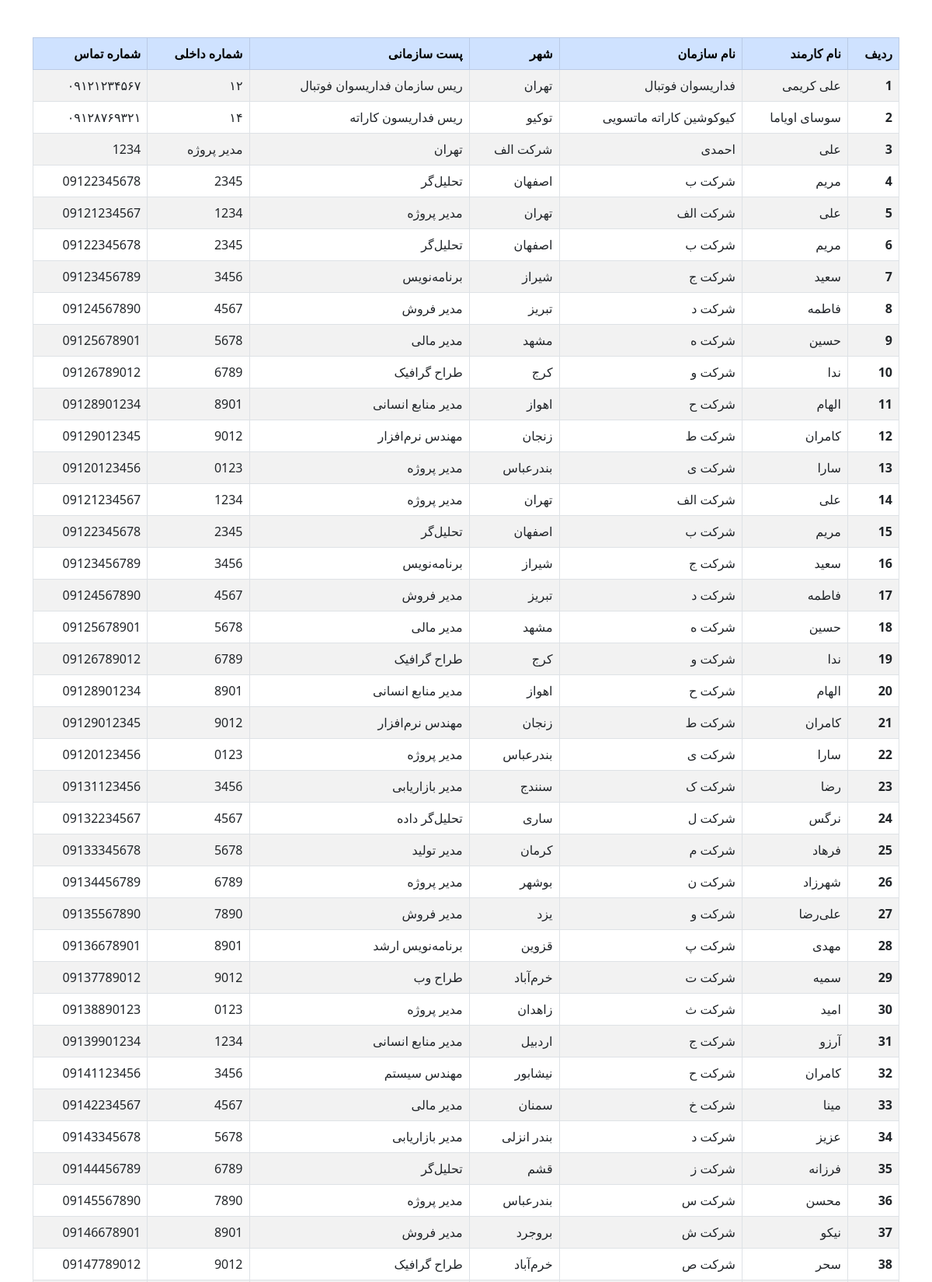
The page / (upper part) on the database its author committed.
### contact/models.py (models this page shows, shortened)
class Contact(models.Model):
    employee_name = models.CharField(max_length=128)
    company_name = models.CharField(max_length=128)
    city = models.CharField(max_length=50)
    org_position = models.CharField(max_length=128)
    interal_phone =  models.CharField(max_length=5)
    phone =  models.CharField(max_length=20)

### contact/views.py (the view)
# urls.py: path("", views.index, name="home"),
def index(request):
    contacts = Contact.objects.all()
    table_header = [
        "نام کارمند",
        "نام سازمان",
        "شهر",
        "پست سازمانی",
        "شماره داخلی",
        "شماره تماس",
    ]
    return render(
        request,
        "contact/index.html",
        {"contacts": contacts, "table_header": table_header},
    )

### templates/contact/index.html (shortened to what this page needs)
<!DOCTYPE html>
<html lang="fa" dir="rtl">
<head>
    <link rel="stylesheet" href="https://cdn.jsdelivr.net/npm/bootstrap@5.0.2/dist/css/bootstrap.rtl.min.css">
</head>
<body>
<section class="container mt-5 ">
    <table class="table table-bordered table-striped">
        <thead>
            <tr class="table-primary">
                <th scope="col">ردیف</th>
                {% for header in table_header %}
                    <th scope="col">{{ header }} </th>
                {% endfor %}
            </tr>
        </thead>
        <tbody>
            {% for contact in contacts %}
            <tr>
                <th scope="row">{{ forloop.counter }}</th>
                <td>{{ contact.employee_name}}</td>
                <td>{{ contact.company_name }}</td>
                <td>{{ contact.city }}</td>
                <td>{{ contact.org_position }}</td>
                <td>{{ contact.interal_phone }}</td>
                <td>{{ contact.phone }}</td>
            </tr>
            {% endfor %}
        </tbody>
    </table>
</section>
</body>
</html>

### rows shown on the page
Contact: employee_name "علی کریمی", company_name "فداریسوان فوتبال", city "تهران", org_position "ریس سازمان فداریسوان فوتبال", interal_phone "۱۲", phone "۰۹۱۲۱۲۳۴۵۶۷"
Contact: employee_name "سوسای اویاما", company_name "کیوکوشین کاراته ماتسویی", city "توکیو", org_position "ریس فداریسون کاراته", interal_phone "۱۴", phone "۰۹۱۲۸۷۶۹۳۲۱"
Contact: employee_name "علی", company_name "احمدی", city "شرکت الف", org_position "تهران", interal_phone "مدیر پروژه", phone "1234"
Contact: employee_name "مریم", company_name "شرکت ب", city "اصفهان", org_position "تحلیل‌گر", interal_phone "2345", phone "09122345678"
Contact: employee_name "علی", company_name "شرکت الف", city "تهران", org_position "مدیر پروژه", interal_phone "1234", phone "09121234567"
Contact: employee_name "مریم", company_name "شرکت ب", city "اصفهان", org_position "تحلیل‌گر", interal_phone "2345", phone "09122345678"
Contact: employee_name "سعید", company_name "شرکت ج", city "شیراز", org_position "برنامه‌نویس", interal_phone "3456", phone "09123456789"
Contact: employee_name "فاطمه", company_name "شرکت د", city "تبریز", org_position "مدیر فروش", interal_phone "4567", phone "09124567890"
Contact: employee_name "حسین", company_name "شرکت ه", city "مشهد", org_position "مدیر مالی", interal_phone "5678", phone "09125678901"
Contact: employee_name "ندا", company_name "شرکت و", city "کرج", org_position "طراح گرافیک", interal_phone "6789", phone "09126789012"
Contact: employee_name "الهام", company_name "شرکت ح", city "اهواز", org_position "مدیر منابع انسانی", interal_phone "8901", phone "09128901234"
Contact: employee_name "کامران", company_name "شرکت ط", city "زنجان", org_position "مهندس نرم‌افزار", interal_phone "9012", phone "09129012345"
Contact: employee_name "سارا", company_name "شرکت ی", city "بندرعباس", org_position "مدیر پروژه", interal_phone "0123", phone "09120123456"
Contact: employee_name "علی", company_name "شرکت الف", city "تهران", org_position "مدیر پروژه", interal_phone "1234", phone "09121234567"
Contact: employee_name "مریم", company_name "شرکت ب", city "اصفهان", org_position "تحلیل‌گر", interal_phone "2345", phone "09122345678"
Contact: employee_name "سعید", company_name "شرکت ج", city "شیراز", org_position "برنامه‌نویس", interal_phone "3456", phone "09123456789"
Contact: employee_name "فاطمه", company_name "شرکت د", city "تبریز", org_position "مدیر فروش", interal_phone "4567", phone "09124567890"
Contact: employee_name "حسین", company_name "شرکت ه", city "مشهد", org_position "مدیر مالی", interal_phone "5678", phone "09125678901"
Contact: employee_name "ندا", company_name "شرکت و", city "کرج", org_position "طراح گرافیک", interal_phone "6789", phone "09126789012"
Contact: employee_name "الهام", company_name "شرکت ح", city "اهواز", org_position "مدیر منابع انسانی", interal_phone "8901", phone "09128901234"
Contact: employee_name "کامران", company_name "شرکت ط", city "زنجان", org_position "مهندس نرم‌افزار", interal_phone "9012", phone "09129012345"
Contact: employee_name "سارا", company_name "شرکت ی", city "بندرعباس", org_position "مدیر پروژه", interal_phone "0123", phone "09120123456"
Contact: employee_name "رضا", company_name "شرکت ک", city "سنندج", org_position "مدیر بازاریابی", interal_phone "3456", phone "09131123456"
Contact: employee_name "نرگس", company_name "شرکت ل", city "ساری", org_position "تحلیل‌گر داده", interal_phone "4567", phone "09132234567"
Contact: employee_name "فرهاد", company_name "شرکت م", city "کرمان", org_position "مدیر تولید", interal_phone "5678", phone "09133345678"
Contact: employee_name "شهرزاد", company_name "شرکت ن", city "بوشهر", org_position "مدیر پروژه", interal_phone "6789", phone "09134456789"
Contact: employee_name "علی‌رضا", company_name "شرکت و", city "یزد", org_position "مدیر فروش", interal_phone "7890", phone "09135567890"
Contact: employee_name "مهدی", company_name "شرکت پ", city "قزوین", org_position "برنامه‌نویس ارشد", interal_phone "8901", phone "09136678901"
Contact: employee_name "سمیه", company_name "شرکت ت", city "خرم‌آباد", org_position "طراح وب", interal_phone "9012", phone "09137789012"
Contact: employee_name "امید", company_name "شرکت ث", city "زاهدان", org_position "مدیر پروژه", interal_phone "0123", phone "09138890123"
Contact: employee_name "آرزو", company_name "شرکت ج", city "اردبیل", org_position "مدیر منابع انسانی", interal_phone "1234", phone "09139901234"
Contact: employee_name "کامران", company_name "شرکت ح", city "نیشابور", org_position "مهندس سیستم", interal_phone "3456", phone "09141123456"
Contact: employee_name "مینا", company_name "شرکت خ", city "سمنان", org_position "مدیر مالی", interal_phone "4567", phone "09142234567"
Contact: employee_name "عزیز", company_name "شرکت د", city "بندر انزلی", org_position "مدیر بازاریابی", interal_phone "5678", phone "09143345678"
Contact: employee_name "فرزانه", company_name "شرکت ز", city "قشم", org_position "تحلیل‌گر", interal_phone "6789", phone "09144456789"
Contact: employee_name "محسن", company_name "شرکت س", city "بندرعباس", org_position "مدیر پروژه", interal_phone "7890", phone "09145567890"
Contact: employee_name "نیکو", company_name "شرکت ش", city "بروجرد", org_position "مدیر فروش", interal_phone "8901", phone "09146678901"
Contact: employee_name "سحر", company_name "شرکت ص", city "خرم‌آباد", org_position "طراح گرافیک", interal_phone "9012", phone "09147789012"

### other values the page prints
{{ header }} "نام کارمند" "نام سازمان" "شهر" "پست سازمانی" "شماره داخلی" "شماره تماس"
